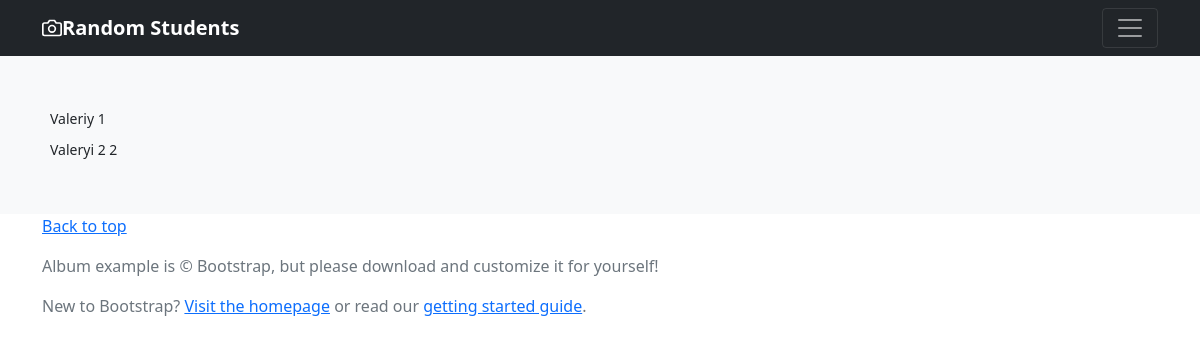
The page /teachers on the database its author committed.
### homepage/models.py (models this page shows)
class Teacher(models.Model):
    id = models.AutoField(primary_key=True)
    name = models.CharField(max_length=200)
    students = models.ManyToManyField('homepage.Student')

### homepage/views.py (the view)
# urls.py: path('teachers', views.TeachersView.as_view(), name='teachers'),
class TeachersView(ListView):
    model = Teacher
    template_name = 'teachers.html'

### homepage/templates/teachers.html (shortened to what this page needs)
{% extends "base.html" %}
{% block body %}
<div class="album py-5 bg-light">
    <div class='container'>
        <div class="container">
            <div class="row">
                {% for teacher in object_list %}
                <div class="form-control-sm">
                    {{ teacher.name }}
                    {{ teacher.id }}
                </div>
                {% endfor %}
            </div>
        </div>
    </div>
</div>
{% endblock %}

### rows shown on the page
Teacher: name "Valeriy", id "1"
Teacher: name "Valeryi 2", id "2"
